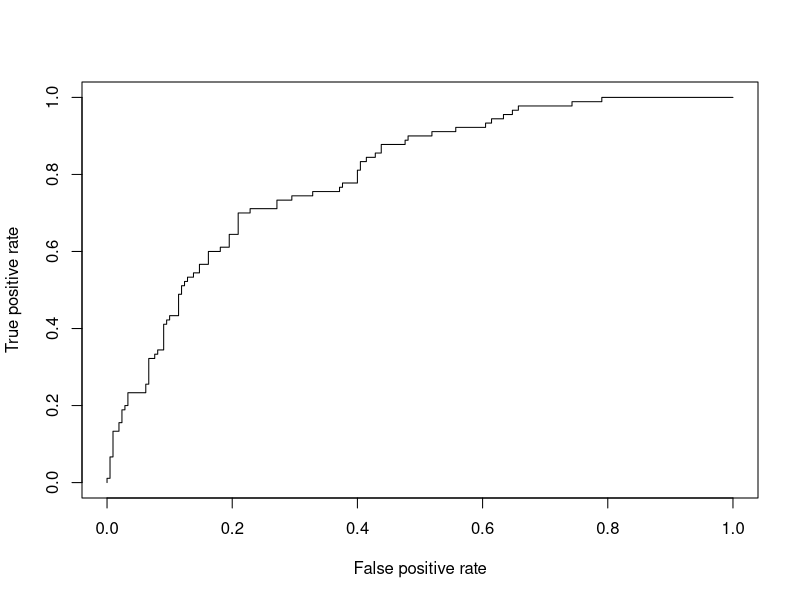

The R script that drew this image:
# Statistics section
# Exercise 5: Model evauation part 2

## problem 1

library(ROCR)
library(caTools)
library(caret)
data("GermanCredit")
df1=GermanCredit
df1$Class=ifelse(df1$Class=="Bad",1,0)
set.seed(100)
spl=sample.split(df1$Class,SplitRatio = 0.7)
Train1=df1[spl==TRUE,]
Test1=df1[spl==FALSE,]
model1=glm(Class~.,data=Train1,family = binomial)
pred1=predict(model1,Test1)
table(Test1$Class,pred1>0.5)

## problem 2
# solution generalized to work with any seed
Test1$pred <- pred1

nrow(Test1[Test1$Class == (Test1$pred >.5),]) / nrow(Test1)

## problem 3

ROCRpred1=prediction(pred1,Test1$Class)
ROCRperf1=performance(ROCRpred1,"tpr","fpr")

plot(ROCRperf1)
#observation: the rate of true positives is higher than the rate of false positives.

## problem 4

summary(model1)

## problem 5
auc= performance(ROCRpred1,measure="auc")
auc=auc@y.values[[1]]

## problem 6

model2 <- glm(Class~ OtherInstallmentPlans.Bank + EmploymentDuration.4.to.7 + SavingsAccountBonds.lt.100 + CreditHistory.PaidDuly + CreditHistory.ThisBank.AllPaid + CreditHistory.NoCredit.AllPaid + CheckingAccountStatus.gt.200 + CheckingAccountStatus.0.to.200 + CheckingAccountStatus.lt.0 + InstallmentRatePercentage + Duration,data=Train1,family = binomial)

## problem 7

pred2 <- predict(model2,Test1)

## problem 8
Test1$pred <- pred2

table(Test1$Class,pred2>0.5)
nrow(Test1[Test1$Class == (Test1$pred >.5),]) / nrow(Test1)

## problem 9
ROCRpred2=prediction(pred2,Test1$Class)
ROCRperf2=performance(ROCRpred2,"tpr","fpr")
auc2= performance(ROCRpred2,measure="auc")
auc2=auc2@y.values[[1]]
#Observation: the AUC of model2 is 0.73806878...

## problem 10
## Observation: the AUC of model2 is lower than that of model1
